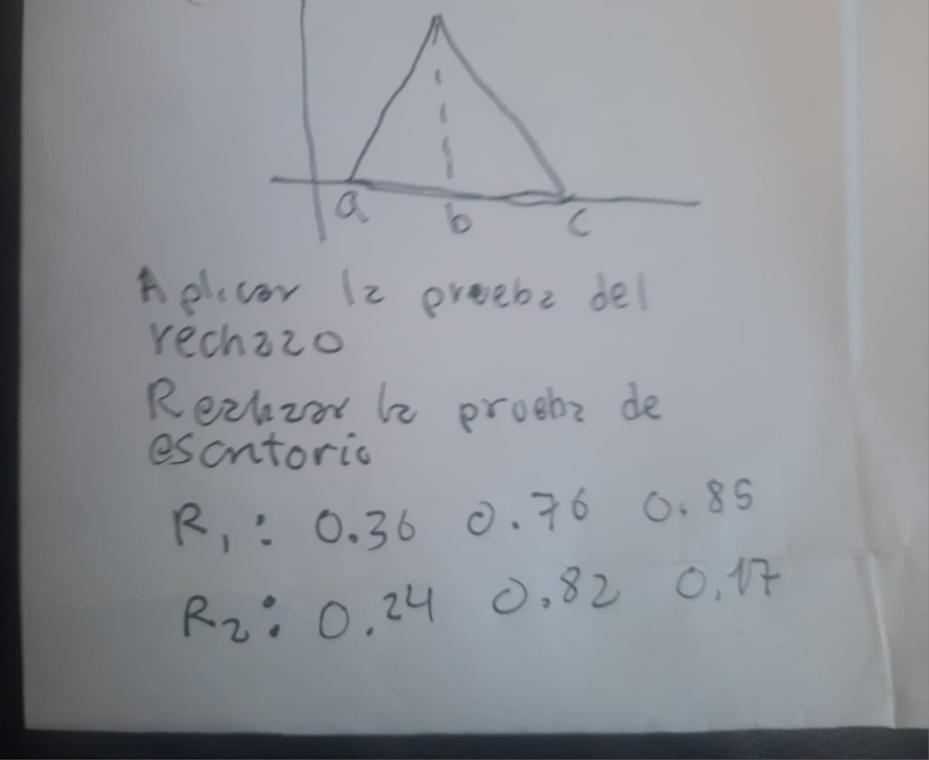
#> input picture tests/imagenes/re.jpeg, 929 x 760 px, shrunk from 1600 x 1309 before the run, found by its file name
$ python TestImageCaracteristic.py
#> lines starting #> are read from the running program, lines starting #| are printed output that depends on the picture; after the words box and inside, x2 and y2 are one past the last pixel; in counts of white or black regions, pixels touching at a corner belong together
### src/shared/OpenCv/OpenCVHandler.py

import cv2


class OpenCVHandler:
    def __init__(self):
        pass

    def to_grayscale(self, image):
        """Convierte la imagen a escala de grises."""
        return cv2.cvtColor(image, cv2.COLOR_BGR2GRAY)

    def apply_threshold(self, image, threshold_value=128):
        """Aplica umbralización a la imagen."""
        _, thresh_image = cv2.threshold(image, threshold_value, 255, cv2.THRESH_BINARY)
        return thresh_image

    # [7 lines left out: function increase_contrast, not called in this run]

    def reduce_noise(self, image):
        """Aplica un filtro para reducir el ruido en la imagen."""
        return cv2.GaussianBlur(image, (5, 5), 0)

    # [4 lines left out: function correct_perspective, not called in this run]

### src/application/ProcessorImageService/AnalizadorDeBloquesDeTexto.py
import cv2


class AnalizadorDeBloquesDeTextoConMetricas:
    def __init__(self, procesador_escala_grises, procesador_umbral):
        """
        Inicializa el analizador con los procesadores necesarios.

        Args:
            procesador_escala_grises: Objeto que implementa la conversión a escala de grises.
            procesador_umbral: Objeto que implementa la binarización de la imagen.
        """
        self.procesador_escala_grises = procesador_escala_grises
        self.procesador_umbral = procesador_umbral

    def obtener_cantidad_bloques(self, imagen):
        """
        Calcula la cantidad de bloques de texto detectados en una imagen.

        Args:
            imagen: Imagen de entrada.

        Returns:
            int: Cantidad de bloques de texto detectados.
        """
        imagen_gris = self.procesador_escala_grises.process(imagen)
        imagen_binaria = self.procesador_umbral.process(imagen_gris)

        # Encontrar contornos de bloques de texto
        contornos, _ = cv2.findContours(imagen_binaria, cv2.RETR_EXTERNAL, cv2.CHAIN_APPROX_SIMPLE)

        return len(contornos)

    def obtener_area_total(self, imagen):
        """
        Calcula el área total ocupada por los bloques de texto.

        Args:
            imagen: Imagen de entrada.

        Returns:
            int: Área total de los bloques de texto detectados.
        """
        imagen_gris = self.procesador_escala_grises.process(imagen)
        imagen_binaria = self.procesador_umbral.process(imagen_gris)

        # Encontrar contornos de bloques de texto
        contornos, _ = cv2.findContours(imagen_binaria, cv2.RETR_EXTERNAL, cv2.CHAIN_APPROX_SIMPLE)

        # Calcular el área total de los bloques de texto
        area_total = sum([cv2.boundingRect(c)[2] * cv2.boundingRect(c)[3] for c in contornos])

        return area_total

    def obtener_promedio_area(self, imagen):
        """
        Calcula el promedio del área de los bloques de texto.

        Args:
            imagen: Imagen de entrada.

        Returns:
            float: Promedio del área de los bloques de texto detectados.
        """
        imagen_gris = self.procesador_escala_grises.process(imagen)
        imagen_binaria = self.procesador_umbral.process(imagen_gris)

        # Encontrar contornos de bloques de texto
        contornos, _ = cv2.findContours(imagen_binaria, cv2.RETR_EXTERNAL, cv2.CHAIN_APPROX_SIMPLE)

        # Calcular el promedio del área de los bloques de texto
        areas = [cv2.boundingRect(c)[2] * cv2.boundingRect(c)[3] for c in contornos]
        promedio_area = sum(areas) / len(areas) if areas else 0

        return promedio_area

### src/application/services/ProcesadorDeImagenes.py

from src.application.ProcessorImageService.AnalizadorDeBloquesDeTexto import AnalizadorDeBloquesDeTextoConMetricas
from src.application.ProcessorImageService.CalculadorDeDensidadDeTexto import CalculadorDeDensidadDeTexto
from src.application.ProcessorImageService.CalculadorDeTamanoYProporcion import CalculadorDeTamanoYProporcion
from src.application.ProcessorImageService.ContadorDeElementosVisuales import ContadorDeElementosVisuales
from src.application.ProcessorImageService.DetectorDeMargenes import DetectorDeMargenes
from src.domain.entities.imagenProcessor.ContrastProcessor import ContrastProcessor
from src.domain.entities.imagenProcessor.GrayscaleProcessor import GrayscaleProcessor
from src.domain.entities.imagenProcessor.NoiseReducer import NoiseReducer
from src.domain.entities.imagenProcessor.PerspectiveCorrector import PerspectiveCorrector
from src.domain.entities.imagenProcessor.ThresholdProcessor import ThresholdProcessor
from src.shared.OpenCv.OpenCVHandler import OpenCVHandler
from src.application.services.ImageOCRService import ImageOCRService
from src.domain.entities.imagenProcessor.OcrProcessor import OCRProcessor
from src.application.services.TfidfExtractionService import TfidfExtractionService
from src.application.services.WordFeature import tamaño_promedio_palabras,contar_lineas,contar_palabras,contar_fechas,contar_numeros


class ProcesadorDeImagenes:
    def __init__(self):
        self.open_cv_handler = OpenCVHandler()
        self.procesadorContraste =ContrastProcessor(self.open_cv_handler)
        self.procesadorEscalaGrises=GrayscaleProcessor(self.open_cv_handler)
        self.procesadorReducirRuido=NoiseReducer(self.open_cv_handler)
        self.procesadorUmbralizacion=ThresholdProcessor(self.open_cv_handler)

    def vectorizarImagen(self,image):
        #image es la imagen en fecto, no es la ruta de la imagen
        image = self.procesadorReducirRuido.process(image)

        adbt = AnalizadorDeBloquesDeTextoConMetricas(self.procesadorEscalaGrises,self.procesadorUmbralizacion)
        cantBloquesTexto = adbt.obtener_cantidad_bloques(image)
        areaBloqueTexto = adbt.obtener_area_total(image)
        tamanoPromBloqueTexto = adbt.obtener_promedio_area(image)

        densidadTexto=CalculadorDeDensidadDeTexto(self.procesadorEscalaGrises,self.procesadorUmbralizacion).calcular_densidad(image)

        TamanoImage = CalculadorDeTamanoYProporcion().calcular(image)

        NumElementos = ContadorDeElementosVisuales(self.procesadorEscalaGrises,self.procesadorUmbralizacion).contar(image)
        margenPromedio = DetectorDeMargenes(self.procesadorEscalaGrises).detectar(image)

        vector = (cantBloquesTexto,areaBloqueTexto,tamanoPromBloqueTexto,densidadTexto,NumElementos,margenPromedio)
        return vector

    # [49 lines left out: functions vectorizarTextoImagenProcesada, vectorizarTexto, ObtenerVectorDatos, not called in this run]

### src/application/ProcessorImageService/CalculadorDeDensidadDeTexto.py
import cv2


class CalculadorDeDensidadDeTexto:
    def __init__(self, procesador_escala_grises, procesador_umbral):
        """
        Inicializa el calculador de densidad de texto con los procesadores necesarios.

        Args:
            procesador_escala_grises: Objeto que implementa la conversión a escala de grises.
            procesador_umbral: Objeto que implementa la binarización de la imagen.
        """
        self.procesador_escala_grises = procesador_escala_grises
        self.procesador_umbral = procesador_umbral

    def calcular_densidad(self, imagen):
        """
        Calcula la densidad del texto en una imagen, es decir, la proporción de píxeles de texto respecto a la imagen total.

        Args:
            imagen: Imagen de entrada.

        Returns:
            float: Densidad del texto en la imagen.
        """
        # Procesar la imagen
        imagen_gris = self.procesador_escala_grises.process(imagen)
        imagen_binaria = self.procesador_umbral.process(imagen_gris)

        # Calcular píxeles negros (texto) y blancos (vacíos)
        pixeles_texto = cv2.countNonZero(imagen_binaria)
        pixeles_totales = imagen_binaria.size

        # Calcular densidad
        densidad = pixeles_texto / pixeles_totales

        return densidad

### src/application/ProcessorImageService/CalculadorDeTamanoYProporcion.py
class CalculadorDeTamanoYProporcion:
    def __init__(self):
        """
        Inicializa el calculador de tamaño y proporción.
        """
        pass

    def calcular(self, imagen):
        """
        Calcula el tamaño (ancho, alto) y la proporción de una imagen.

        Args:
            imagen: Imagen de entrada.

        Returns:
            tuple: Una tupla con el ancho, la altura y la proporción (ancho / altura).
        """
        # Obtener el tamaño de la imagen
        altura, ancho = imagen.shape[:2]

        # Calcular la proporción
        proporcion = ancho / altura

        # Retornar los resultados
        return (ancho, altura)

### src/application/ProcessorImageService/ContadorDeElementosVisuales.py
import cv2


class ContadorDeElementosVisuales:
    def __init__(self, procesador_escala_grises, procesador_umbral):
        """
        Inicializa el contador de elementos visuales con los procesadores necesarios.

        Args:
            procesador_escala_grises: Objeto que implementa la conversión a escala de grises.
            procesador_umbral: Objeto que implementa la binarización de la imagen.
        """
        self.procesador_escala_grises = procesador_escala_grises
        self.procesador_umbral = procesador_umbral

    def contar(self, imagen):
        """
        Cuenta el número de elementos visuales (contornos) en una imagen.

        Args:
            imagen: Imagen de entrada.

        Returns:
            int: Número de elementos visuales (contornos) encontrados en la imagen.
        """
        # Procesar la imagen
        imagen_gris = self.procesador_escala_grises.process(imagen)
        imagen_binaria = self.procesador_umbral.process(imagen_gris)

        # Detectar contornos
        contornos, _ = cv2.findContours(imagen_binaria, cv2.RETR_EXTERNAL, cv2.CHAIN_APPROX_SIMPLE)

        # Retornar el número de contornos encontrados
        return len(contornos)

### src/application/ProcessorImageService/DetectorDeMargenes.py
import cv2

class DetectorDeMargenes:
    def __init__(self, procesador_escala_grises):
        """
        Inicializa el detector con el procesador de escala de grises necesario.

        Args:
            procesador_escala_grises: Objeto que implementa la conversión a escala de grises.
        """
        self.procesador_escala_grises = procesador_escala_grises

    def detectar(self, imagen):
        """
        Detecta los márgenes de la imagen usando el algoritmo de Canny y devuelve un valor representativo (promedio).

        Args:
            imagen: Imagen de entrada.

        Returns:
            float: Valor representativo de los márgenes (promedio).
        """
        # Procesar la imagen a escala de grises
        imagen_gris = self.procesador_escala_grises.process(imagen)

        # Detectar bordes utilizando Canny
        bordes = cv2.Canny(imagen_gris, 50, 150)

        # Análisis de los márgenes
        margen_superior = bordes[0].mean()
        margen_inferior = bordes[-1].mean()
        margen_izquierdo = bordes[:, 0].mean()
        margen_derecho = bordes[:, -1].mean()

        # Calcular el valor promedio de los márgenes
        valor_representativo = (margen_superior + margen_inferior + margen_izquierdo + margen_derecho) / 4

        return valor_representativo

### src/domain/entities/imagenProcessor/ContrastProcessor.py
from src.shared.OpenCv.ImageProcessorInterface import ImageProcessorInterface


class ContrastProcessor(ImageProcessorInterface):
    def __init__(self, open_cv_handler):
        super().__init__(open_cv_handler)

    def process(self, image):
        return self.open_cv_handler.increase_contrast(image)

### src/shared/OpenCv/ImageProcessorInterface.py
from abc import ABC, abstractmethod

from src.shared.OpenCv.OpenCVHandler import OpenCVHandler


class ImageProcessorInterface(ABC):
    def __init__(self, open_cv_handler: OpenCVHandler):
        self.open_cv_handler = open_cv_handler

    @abstractmethod
    def process(self, image):
        pass

### src/domain/entities/imagenProcessor/GrayscaleProcessor.py
from src.shared.OpenCv.ImageProcessorInterface import ImageProcessorInterface


class GrayscaleProcessor(ImageProcessorInterface):
    def __init__(self, open_cv_handler):
        super().__init__(open_cv_handler)

    def process(self, image):
        return self.open_cv_handler.to_grayscale(image)

### src/domain/entities/imagenProcessor/NoiseReducer.py
from src.shared.OpenCv.ImageProcessorInterface import ImageProcessorInterface


class NoiseReducer(ImageProcessorInterface):
    def __init__(self, open_cv_handler):
        super().__init__(open_cv_handler)

    def process(self, image):
        return self.open_cv_handler.reduce_noise(image)

### src/domain/entities/imagenProcessor/ThresholdProcessor.py

import cv2

from src.shared.OpenCv.ImageProcessorInterface import ImageProcessorInterface


class ThresholdProcessor(ImageProcessorInterface):
    def __init__(self, open_cv_handler):
        super().__init__(open_cv_handler)

    def process(self, image):
        return self.open_cv_handler.apply_threshold(image)

### tests/TestImageCaracteristic.py
import cv2

from src.application.services.ProcesadorDeImagenes import ProcesadorDeImagenes


class TuProcesadorDeImagenes:
    def __init__(self):
        # Crear un mock para la imagen
        self.image_mock = cv2.imread('/Users/jose/Documents/Pycharm/PaperTrail/PaperTrail/tests/imagenes/re.jpeg')
#> self.image_mock is the input picture: shape (760, 929, 3); mean B, G, R 152.4, 146.7, 143.2

        if self.image_mock is None:
            raise ValueError("No se pudo cargar la imagen, verifica la ruta.")

        # Crear la instancia del ProcesadorDeImagenes
        self.procesador = ProcesadorDeImagenes()

    def test_vectorizar_imagen(self):
        # Llamar al método 'vectorizarImagen' con la imagen mockeada
        vector = self.procesador.vectorizarImagen(self.image_mock)
#> in apply_threshold, `_, thresh_image = cv2.threshold(image, threshold_value, 255, cv2.THRES..`:
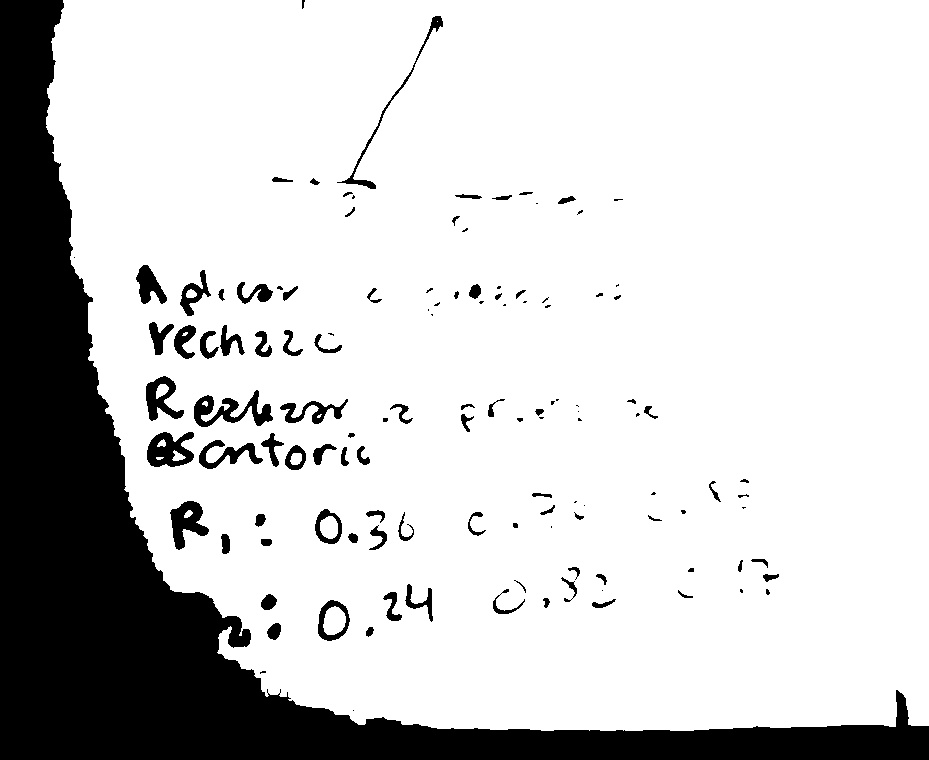
#> thresh_image: shape (760, 929); 80.9% white; 124 black regions (41 under 20 px)
#> in obtener_cantidad_bloques, `contornos, _ = cv2.findContours(imagen_binaria, cv2.RETR_EXTERNAL, cv2..`: contornos = 1 contour; box (x1, y1, x2, y2) and area: (46, 0, 929, 731) 585882
#> in vectorizarImagen, `cantBloquesTexto = adbt.obtener_cantidad_bloques(image)`: cantBloquesTexto = 1
#> in obtener_area_total, `area_total = sum([cv2.boundingRect(c)[2] * cv2.boundingRect(c)[3] for ..`: area_total = 645473
#> in obtener_promedio_area, `areas = [cv2.boundingRect(c)[2] * cv2.boundingRect(c)[3] for c in cont..`: areas = [645473]
#> in obtener_promedio_area, `promedio_area = sum(areas) / len(areas) if areas else 0`: promedio_area = 645473
#> in calcular_densidad, `pixeles_texto = cv2.countNonZero(imagen_binaria)`: pixeles_texto = 571309
#> in calcular_densidad, `densidad = pixeles_texto / pixeles_totales`: densidad = 0.809
#> in vectorizarImagen, `TamanoImage = CalculadorDeTamanoYProporcion().calcular(image)`: TamanoImage = (929, 760)
#> in vectorizarImagen, `NumElementos = ContadorDeElementosVisuales(self.procesadorEscalaGrises..`: NumElementos = 1
#> in detectar, `bordes = cv2.Canny(imagen_gris, 50, 150)`:
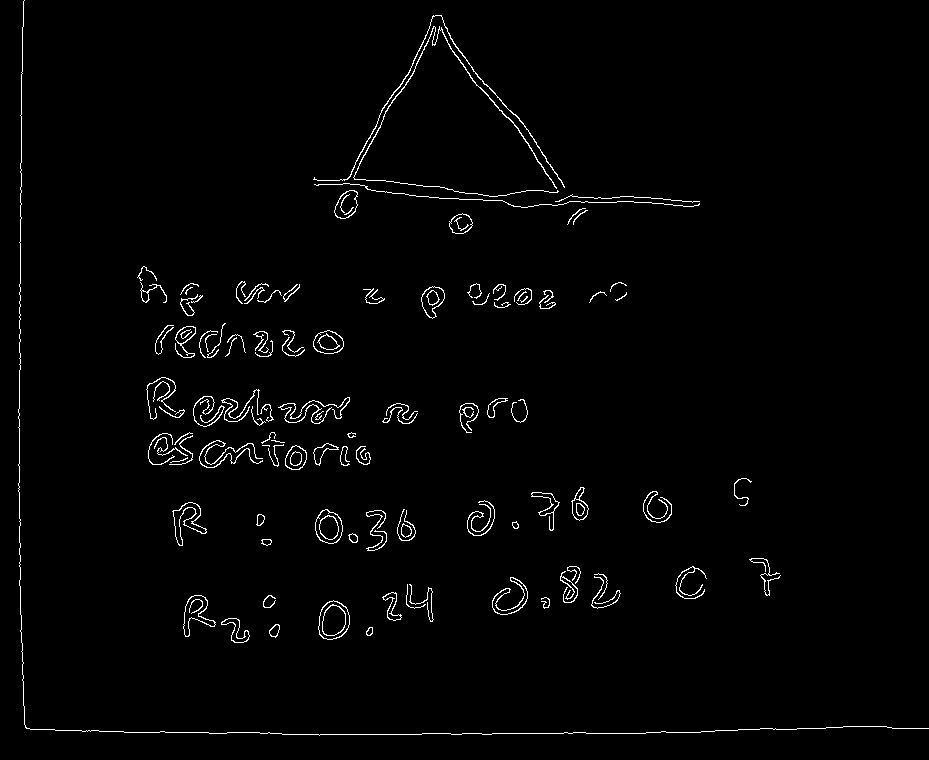
#> bordes: shape (760, 929); 1.7% white in thin lines or dots
#> in detectar, `margen_superior = bordes[0].mean()`: margen_superior = 0.274
#> in detectar, `margen_inferior = bordes[-1].mean()`: margen_inferior = 0
#> in detectar, `margen_derecho = bordes[:, -1].mean()`: margen_derecho = 0.336
#> in detectar, `valor_representativo = (margen_superior + margen_inferior + margen_izq..`: valor_representativo = 0.153
#> in vectorizarImagen, `vector = (cantBloquesTexto,areaBloqueTexto,tamanoPromBloqueTexto,densi..`: vector = (1, 645473, 645473, 0.809, 1, 0.153)
#> vector = (1, 645473, 645473, 0.809, 1, 0.153)
#> (the run stopped early here; a loop or call above may not have finished)
